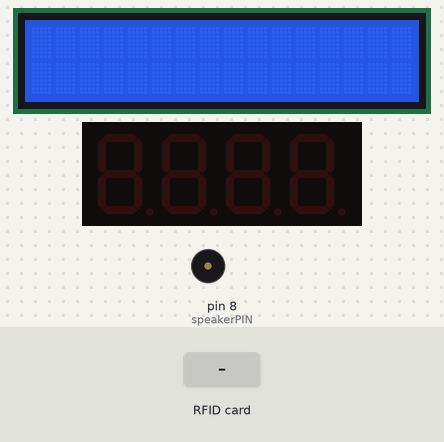
Recording of a sketch running on a simulated Arduino Uno, built with avr-gcc and run on an emulated ATmega328P. Shown: 16×2 character LCD, 4-digit seven-segment display, buzzer (waves = sounding). The test bench sets the inputs (shaded band). What the sketch prints to the serial monitor is not drawn.

Above: at 2.3 s.
2.4 s: RFID card 5E 7A 19 C4 held to the reader
9.9 s: RFID card 5E 7A 19 C4 held to the reader
At 18.1 s:
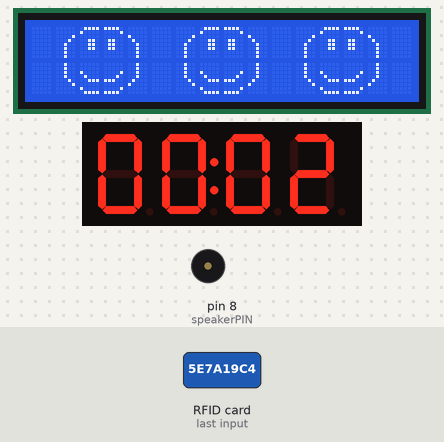
18.4 s: RFID card 5E 7A 19 C4 held to the reader
At 20.2 s:
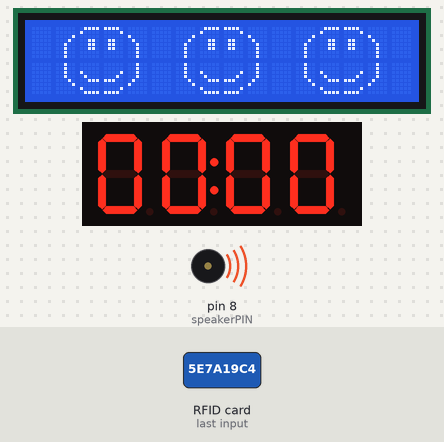
Timing chart, 0 to 31.0 s (numbered marks = the images above; inputs shaded):
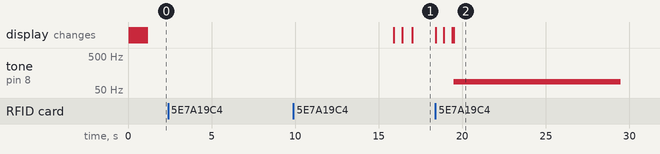

The sketch:

main.ino
```cpp
//lcd display timer module
#include "SevenSegmentTM1637.h"
#include "SevenSegmentExtended.h"
//nfc module
#include <Wire.h>
#include <PN532_I2C.h>
#include <PN532.h>
#include <NfcAdapter.h>
// lcd smiley display module
#include <LiquidCrystal_I2C.h>
LiquidCrystal_I2C lcd(0x27, 16, 2);
//pinnen voor timer
const int CLK = 6;
const int DIO = 9;
// tijd berekenen voor de timer
#define SEC_PER_MIN (60)
#define SEC_PER_HOUR (60ul * 60)
#define SEC_PER_DAY (24ul * 60 * 60)
//krijgt de volledige tijd
unsigned long countdownTime = 0;
unsigned long countdownTimeBreak = 0;
//de pauze tijd
int daysBreak = 0;
int hoursBreak = 0;
int minutesBreak = 10;
int secondsBreak = 5;

int run = 0;
// variabelen voor de nfc
boolean success;

int punten = 10;
int verliesPunten = 0;
//speaker pin
int speakerPIN = 8;
int speakerMAP;
// pins van de timer toevoegen aan de module
SevenSegmentExtended display(CLK, DIO);
// modules aan elkaar toevoegen zodat de nfc werkt
PN532_I2C pn532i2c(Wire);
PN532 nfc(pn532i2c);

void setup(){
  Serial.begin(9600);
  nfc.begin();
  // configuratie om mobiels te kunnen lezen
  nfc.setPassiveActivationRetries(0xFF);
  nfc.SAMConfig();
  // configuratie van de lcd smiley
  lcd.init();
  lcd.backlight();

  delay(20);

  display.begin();            // initializes the display
  display.setBacklight(70);  // set the brightness to 100 %
}

void loop() {

  uint8_t uid[] = { 0, 0, 0, 0, 0, 0, 0 };  // Buffer to store the returned UID
  uint8_t uidLength;                        // Length of the UID (4 or 7 bytes depending on ISO14443A card type)
  // succes = mobiel word gelezen
  success = nfc.readPassiveTargetID(PN532_MIFARE_ISO14443A, &uid[0], &uidLength);
//  lezen van de tijd uit de DB
  if(run < 2){
    setuptTimer(daysBreak, hoursBreak, minutesBreak, secondsBreak);
    run++;
  }
//de nieuwe tijd lezen uit de DB
  if(countdownTimeBreak == 1){
    run = 0;
      if(run < 2){
      setuptTimer(daysBreak, hoursBreak, minutesBreak, secondsBreak);
      run++;
    }
  }

  n_fc(success);
  timer(success);
}

void timer(boolean success){
  static unsigned long lastTick = millis();
  unsigned long currentMillis = millis();
//  als de mobiel gelezen word, dat telt de timer af
  if(success){
    if (currentMillis - lastTick >= 1000){
      lastTick += 1000;
      // aftellen van de timer
      countdownTime = countdownTime - 1;
      displayTime(countdownTime);
      verliesPunten = 0;
      smileyBlij();
      Serial.println("sb");
      Serial.println("pauzeV");
    }
  }
//buzzer gaat af wanneer de timer is afgelopen
  if (countdownTime == 1 && success){
    Serial.println(F("Countdown Finished"));
    // speaker gaat af
    speakerMAP = map(5, 800, 1023, 800, 1000);
    tone(speakerPIN, speakerMAP, 10000);
    // display is 0
    display.printTime(0,0,false);
    // punten erbij
    punten += 10;
    Serial.println("pb");
    delay(11000);
  }
//punten beloning word minder voor het te vroeg weg halen van de mobiel
  if(countdownTime != 1 && !success && verliesPunten == 0){
    // punten eraf
    punten -= 15;
    Serial.println("pa");
    verliesPunten = 1;
    smileyVerdrietig();
    Serial.println("sv");
  }
//start de pauze timer
  if(!success && countdownTime == 1){
    timerBreak(hoursBreak, minutesBreak);
    Serial.println("pauze");
    smileyBlij();
    Serial.println("sb");
  }

}
// laten zien van de timer
void displayTime(unsigned long aTime){

  int seconds = aTime % SEC_PER_MIN;
  int minutes = (aTime % (SEC_PER_HOUR)) / SEC_PER_MIN;
  int hours = (aTime % (SEC_PER_DAY) / (SEC_PER_HOUR));

  Serial.print(hours);
  Serial.print(F(":"));
  Serial.print(minutes);
  Serial.print(F(":"));
  Serial.println(seconds);
  // laat uren en minuten zien
  // tenzij uren op 0 staat, laat dan minuten en secondes zien
  if(hours > 0){
    display.printTime(hours, minutes, true);
  }
  if(hours == 0){
    display.printTime(minutes, seconds, true);
  }
}
//aftellen van de tijd voor de pauze timer
void timerBreak(int hoursBreak, int minutesBreak){
  static unsigned long lastTick = millis();
  unsigned long currentMillis = millis();
  // de tijd gaat aftellen
  if (currentMillis - lastTick >= 1000){
    lastTick += 1000;
    countdownTimeBreak = countdownTimeBreak - 4;
    displayTimeBreak(countdownTimeBreak);
  }
  // pauze voorbij
  if (countdownTimeBreak == 1){
    Serial.println(F("Countdown Finished"));
    // speaker gaat af.
    speakerMAP = map(5, 800, 1023, 800, 1000);
    tone(speakerPIN, speakerMAP, 10000);
    display.printTime(0, 0, false);
    delay(30000);
  }
}
// laten zien van de pauze timer
void displayTimeBreak(unsigned long countdownTimeBreak){

  int secondsBreak = countdownTimeBreak % SEC_PER_MIN;
  int minutesBreak = (countdownTimeBreak % (SEC_PER_HOUR)) / SEC_PER_MIN;
  int hoursBreak = (countdownTimeBreak % (SEC_PER_DAY) / (SEC_PER_HOUR));

  Serial.print(hoursBreak);
  Serial.print(F(":"));
  Serial.print(minutesBreak);
  Serial.print(F(":"));
  Serial.println(secondsBreak);
  display.printTime(hoursBreak, minutesBreak, true);

}
```

nfc.ino
```cpp
void n_fc(boolean success){
  // mobiel word gelezen
  if (success) {
    Serial.println("m1");
    // delay(1000);
  }
  // mobiel word niet gelezen
  else{
    Serial.println("m0");
    // delay(1000);
  }
}
```

smiley.ino
```cpp
void smileyBlij(){
  // smiley blij maken
  byte smileyBlij1[8] = {
    B00000,
    B00000,
    B00001,
    B00010,
    B00100,
    B00100,
    B00100,
    B00100,
  };
  byte smileyBlij2[8] = {
    B01111,
    B10000,
    B00000,
    B00110,
    B00110,
    B00110,
    B00000,
    B00000,
  };
  byte smileyBlij3[8] = {
    B11110,
    B00001,
    B00000,
    B01100,
    B01100,
    B01100,
    B00000,
    B00000,
  };
  byte smileyBlij4[8] = {
    B00000,
    B00000,
    B10000,
    B01000,
    B00100,
    B00100,
    B00100,
    B00100,
  };
  byte smileyBlij5[8] = {
    B00100,
    B00100,
    B00100,
    B00100,
    B00010,
    B00001,
    B00000,
    B00000,
  };

  byte smileyBlij6[8] = {
    B00000,
    B00000,
    B10000,
    B01000,
    B00111,
    B00000,
    B10000,
    B01111,
  };
  byte smileyBlij7[8] = {
    B00000,
    B00000,
    B00001,
    B00010,
    B11100,
    B00000,
    B00001,
    B11110,
  };
  byte smileyBlij8[8] = {
    B00100,
    B00100,
    B00100,
    B00100,
    B01000,
    B10000,
    B00000,
    B00000,
  };

  //smiley blij word toegewezen aan een cijfer
  lcd.createChar(1, smileyBlij1);
  lcd.createChar(2, smileyBlij2);
  lcd.createChar(3, smileyBlij3);
  lcd.createChar(4, smileyBlij4);
  lcd.createChar(5, smileyBlij5);
  lcd.createChar(6, smileyBlij6);
  lcd.createChar(7, smileyBlij7);
  lcd.createChar(8, smileyBlij8);
  lcd.home();
  //het neerzetten van elk onderdeel van de smiley
  lcd.setCursor(1, 0);
  lcd.write(1);
  lcd.write(2);
  lcd.write(3);
  lcd.write(4);
  lcd.setCursor(1, 1);
  lcd.write(5);
  lcd.write(6);
  lcd.write(7);
  lcd.write(8);
  lcd.setCursor(6, 0);
  lcd.write(1);
  lcd.write(2);
  lcd.write(3);
  lcd.write(4);
  lcd.setCursor(6, 1);
  lcd.write(5);
  lcd.write(6);
  lcd.write(7);
  lcd.write(8);
  lcd.setCursor(11, 0);
  lcd.write(1);
  lcd.write(2);
  lcd.write(3);
  lcd.write(4);
  lcd.setCursor(11, 1);
  lcd.write(5);
  lcd.write(6);
  lcd.write(7);
  lcd.write(8);
}
// smiley verdrietig maken
void smileyVerdrietig(){
  byte smiley1[8] = {
    B00000,
    B00000,
    B00001,
    B00010,
    B00100,
    B00100,
    B00100,
    B00100,
  };
  byte smiley2[8] = {
    B01111,
    B10000,
    B00000,
    B00110,
    B00110,
    B00110,
    B00000,
    B00000,
  };
  byte smiley3[8] = {
    B11110,
    B00001,
    B00000,
    B01100,
    B01100,
    B01100,
    B00000,
    B00000,
  };
  byte smiley4[8] = {
    B00000,
    B00000,
    B10000,
    B01000,
    B00100,
    B00100,
    B00100,
    B00100,
  };
  byte smiley5[8] = {
    B00100,
    B00100,
    B00100,
    B00100,
    B00010,
    B00001,
    B00000,
    B00000,
  };

  byte smiley6[8] = {
    B00000,
    B00111,
    B01000,
    B10000,
    B00000,
    B00000,
    B10000,
    B01111,
  };
  byte smiley7[8] = {
    B00000,
    B11100,
    B00010,
    B00001,
    B00000,
    B00000,
    B00001,
    B11110,
  };
  byte smiley8[8] = {
    B00100,
    B00100,
    B00100,
    B00100,
    B01000,
    B10000,
    B00000,
    B00000,
  };
//smiley verdrietig word toegewezen aan een cijfer
  lcd.createChar(1, smiley1);
  lcd.createChar(2, smiley2);
  lcd.createChar(3, smiley3);
  lcd.createChar(4, smiley4);
  lcd.createChar(5, smiley5);
  lcd.createChar(6, smiley6);
  lcd.createChar(7, smiley7);
  lcd.createChar(8, smiley8);
  lcd.home();
//het neerzetten van elk onderdeel van de smiley
  lcd.setCursor(1, 0);
  lcd.write(1);
  lcd.write(2);
  lcd.write(3);
  lcd.write(4);
  lcd.setCursor(1, 1);
  lcd.write(5);
  lcd.write(6);
  lcd.write(7);
  lcd.write(8);
  lcd.setCursor(6, 0);
  lcd.write(1);
  lcd.write(2);
  lcd.write(3);
  lcd.write(4);
  lcd.setCursor(6, 1);
  lcd.write(5);
  lcd.write(6);
  lcd.write(7);
  lcd.write(8);
  lcd.setCursor(11, 0);
  lcd.write(1);
  lcd.write(2);
  lcd.write(3);
  lcd.write(4);
  lcd.setCursor(11, 1);
  lcd.write(5);
  lcd.write(6);
  lcd.write(7);
  lcd.write(8);
}
```

timer.ino
```cpp
void setuptTimer(int daysBreak, int hoursBreak, int minutesBreak, int secondsBreak){
  int days = 0;
  String t_hours;
  String t_minutes;
  int seconds = 3;

  int hours;
  int minutes;
  delay(3000);

  //uilezen van de tijd uit de DB
  while (Serial.available()){
    Serial.println("ja1");
    t_hours = Serial.readStringUntil(':');
//    Serial.read();
    t_minutes = Serial.readStringUntil(':');
  }
  delay(3000);
  Serial.print(t_hours);
  Serial.print(t_minutes);
  // de uren en minuten worden integers ipv strings
  hours = t_hours.toInt();
  minutes = t_minutes.toInt();
  // de timer berekenen
  countdownTime = seconds + (minutes * SEC_PER_MIN) + (hours * SEC_PER_HOUR) + (days * SEC_PER_DAY);
  // de pauzetimer berekenen
  countdownTimeBreak = secondsBreak + (minutesBreak * SEC_PER_MIN) + (hoursBreak * SEC_PER_HOUR) + (daysBreak * SEC_PER_DAY);
}
```

Measured:
- after the input at 2.4 s, every drawn part: stays the same
- after the input at 9.9 s, the display: first changes after 6.0 s (image 1 shows a later state)
- after the input at 18.4 s, tone on pin 8 (speakerPIN): silent → 87 Hz after 1.1 s, → silent 10.0 s later; the display: first changes at once (image 2 shows a later state)
